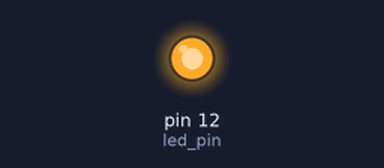
A sketch run on a simulated Arduino Uno, built with avr-gcc and run on an emulated ATmega328P. On the bench: output pins drawn as LEDs (lit = HIGH).

Above: at 0.5 s.
At 5.0 s:
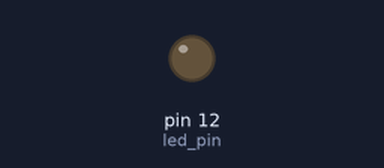
Timing chart, 0 to 6.9 s (numbered marks = the images above):
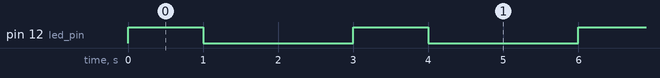

The sketch:

02_interfacing_led1.ino
```cpp
// C++ code
//
int led_pin = 12;
void setup()
{
  pinMode(led_pin, OUTPUT);
}

void loop()
{
  digitalWrite(led_pin, HIGH);
  delay(1000); // Wait for 1000 millisecond(s)
  digitalWrite(led_pin, LOW);
  delay(2000); // Wait for 1000 millisecond(s)
}
```

Measured:
- by itself, pin 12 (led_pin): alternates HIGH for 1.0 s and LOW for 2.0 s
